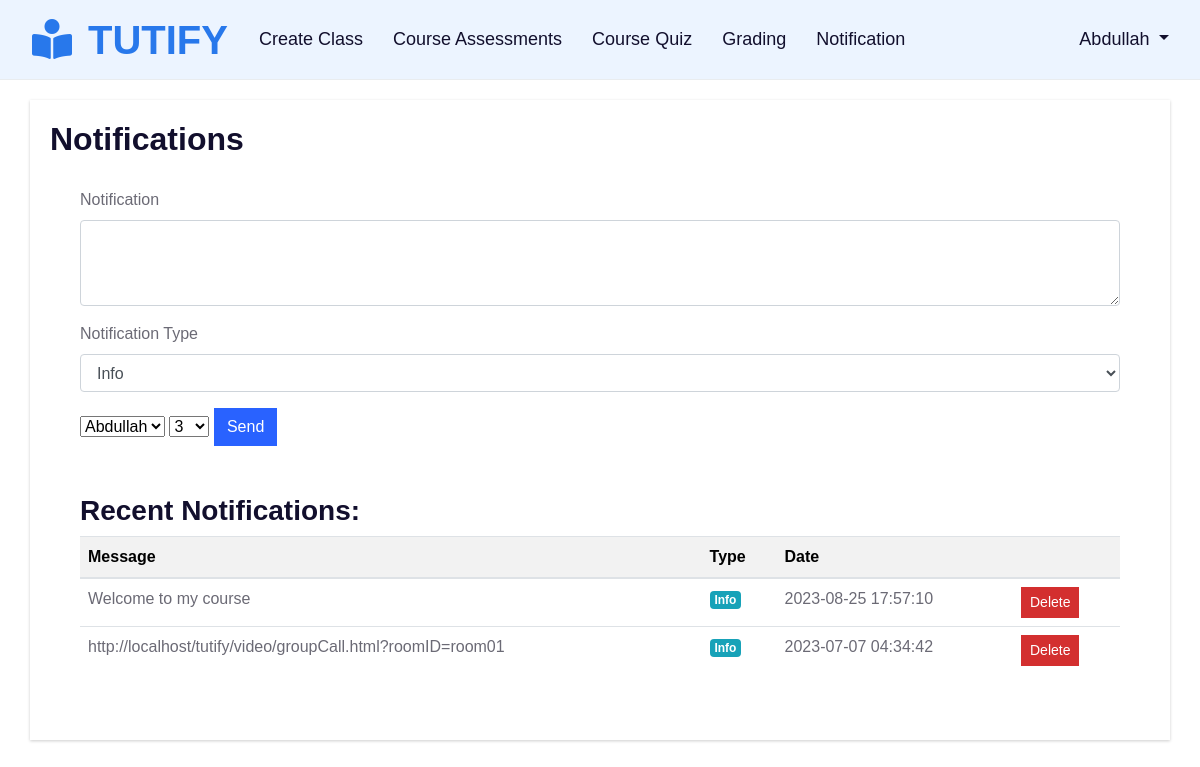
The page /tutor/s_notification.php (signed in) on the database its author committed.
### tables this page shows
CREATE TABLE `users` (
  `id` int(255) NOT NULL,
  `fname` varchar(255) NOT NULL,
  `lname` varchar(255) NOT NULL,
  `phone` int(255) NOT NULL,
  `email` varchar(255) NOT NULL,
  `user_type` varchar(255) NOT NULL,
  `password` varchar(255) NOT NULL,
  `verification_code` varchar(255) DEFAULT NULL,
  `create_date` datetime NOT NULL,
  `address` varchar(255) NOT NULL,
  `postal_code` varchar(255) NOT NULL,
  `area` varchar(255) NOT NULL,
  `country` varchar(255) NOT NULL,
  `state` varchar(255) NOT NULL,
  `ehistory` varchar(255) NOT NULL,
  `experience` varchar(255) NOT NULL,
  `degree` longblob NOT NULL,
  `picture` longblob NOT NULL,
  `hourly_rate` decimal(10,2) NOT NULL,
  `reset_token` varchar(255) DEFAULT NULL,
  `unique_id` varchar(255) NOT NULL,
  `Subject` varchar(255) NOT NULL
);

CREATE TABLE `s_notifications` (
  `id` int(11) NOT NULL,
  `message` text NOT NULL,
  `created_at` timestamp NOT NULL DEFAULT current_timestamp(),
  `user_name` varchar(255) NOT NULL,
  `type` varchar(255) NOT NULL,
  `is_read` tinyint(4) NOT NULL
);

### tutor/s_notification.php (the view, shortened to what this page needs)
<?php
include('../dbcon.php');
?>
<!DOCTYPE html>
<html>
<head>
  <link rel="stylesheet" href="https://maxcdn.bootstrapcdn.com/bootstrap/4.0.0/css/bootstrap.min.css">
  <link href="https://cdnjs.cloudflare.com/ajax/libs/font-awesome/5.10.0/css/all.min.css" rel="stylesheet">
  <link href="lib/owlcarousel/assets/owl.carousel.min.css" rel="stylesheet">
  <link href="../css/style.css" rel="stylesheet">
  <link href="../css/t_dash_style.css" rel="stylesheet">
  <link href="../css/nav_style.css" rel="stylesheet">
</head>
<body>
  <nav class="navbar navbar-expand-lg navbar-light bg-light">
    <a href="#" class="navbar-brand ml-lg-3">
                <h1 class="m-0 text-uppercase text-primary"><i class="fa fa-book-reader mr-3"></i>Tutify</h1>
            </a>
    <div class="collapse navbar-collapse" id="navbarNav">
      <ul class="navbar-nav">
        <li class="nav-item">
          <a class="nav-link" target="_blank" href="session.php">Create Class</a>
        </li>
        <li class="nav-item">
          <a class="nav-link" target="_blank" href="create_assessments.php">Course Assessments</a>
        </li>
        <li class="nav-item">
          <a class="nav-link" target="_blank" href="create_quiz.php?course_id=<?php echo $_SESSION['course_id']; ?>">Course Quiz</a>
        </li>
         <li class="nav-item">
          <a class="nav-link" target="_blank" href="grading.php">Grading</a>
        </li>
         <li class="nav-item">
          <a class="nav-link" target="_blank" href="s_notification.php">Notification</a>
        </li>
      </ul>
       <ul class="navbar-nav ml-auto">
            <li class="nav-item dropdown">
                <a class="nav-link dropdown-toggle" id="userDropdown" role="button" data-toggle="dropdown" aria-haspopup="true" aria-expanded="false">
                    <?php echo ucwords($_SESSION["user_name"]); ?>
                </a>
            </li>
        </ul>
    </div>
  </nav>
<div class="container">
  <h2>Notifications</h2>
  <div class="card-body">
    <form method="post">
  <div class="form-group">
    <label for="message">Notification</label>
    <textarea class="form-control" id="message" name="message" rows="3"></textarea>
  </div>
  <div class="form-group">
    <label for="type">Notification Type</label>
    <select class="form-control" id="type" name="type">
      <option value="info">Info</option>
    </select>
  </div>
  <?php
  $sql = "SELECT user_type, fname, id FROM users WHERE user_type = 'Student'";
  $result = mysqli_query($con, $sql);
  $optionsname = '';
  $optionsid = '';
  while ($row = mysqli_fetch_array($result)) {
    $optionsname .= '<option value="'.$row['fname'].'">'.$row['fname'].'</option>';
    $optionsid .= '<option value="'.$row['id'].'">'.$row['id'].'</option>';
  }
  ?>
  <select name="tutor_name">
    <?php echo $optionsname; ?>
  </select>
  <select name="tutor_id">
    <?php echo $optionsid; ?>
  </select>
  <button type="submit" name="submit" class="btn btn-primary">Send</button>
</form>
    <h3 class="mt-5">Recent Notifications:</h3>
    <table class="table">
      <thead>
        <tr>
          <th>Message</th>
          <th>Type</th>
          <th>Date</th>
          <th></th>
        </tr>
      </thead>
      <tbody>
        <?php
        $sql = "SELECT * FROM s_notifications ORDER BY created_at DESC";
        $result = mysqli_query($con, $sql);
        ?>
        <?php while ($row = mysqli_fetch_assoc($result)): ?>
          <tr>
            <td><?php echo $row['message']; ?></td>
            <td><span class="badge bg-<?php echo $row['type']; ?> text-white"><?php echo ucfirst($row['type']); ?></span></td>
            <td><?php echo $row['created_at']; ?></td>
            <td><a href="?delete=<?php echo $row['id']; ?>" class="btn btn-danger btn-sm float-end">Delete</a></td>
          </tr>
        <?php endwhile; ?>
      </tbody>
    </table>
  </div>
</div>
</body>
</html>

### css/t_dash_style.css (style rules this page uses)
body { background-color: #f4f4f4; font-family: Arial, sans-serif; font-size: 16px; }
.container { background-color: #fff; padding: 20px; margin-top: 20px; align-items: center; box-shadow: 0px 1px 3px rgba(0, 0, 0, 0.2); animation: fadeIn 0.5s ease-in-out; }
.table td, .table th { padding: 8px; }
.btn { border-radius: 0; }
.btn-primary { background-color: #2962FF; border-color: #2962FF; transition: background-color 0.3s, border-color 0.3s; }
.btn-danger { background-color: #D32F2F; border-color: #D32F2F; transition: background-color 0.3s, border-color 0.3s; }
.table thead th { color: #000; font-weight: bold; background-color: #f2f2f2; }
.card-body { margin: 10px; }

### css/nav_style.css (style rules this page uses)
body { background-color: #ffffff; font-family: Arial, sans-serif; }
.navbar { background-color: #dbf1ff; border-bottom: 1px solid #e9ecef; height: 80px; transition: height 0.3s; }
.navbar-brand { font-weight: bold; color: #333; }
.nav-link { color: #333; }

### rows shown on the page
users: tutor_name "Abdullah", tutor_id "3"
s_notifications: message "Welcome to my course", type "Info", created_at "2023-08-25 17:57:10"
s_notifications: message "http://localhost/tutify/video/groupCall.html?roomID=room01", type "Info", created_at "2023-07-07 04:34:42"

### other values the page prints
$_SESSION["user_name"] "Abdullah"
